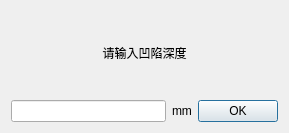
<?xml version="1.0" encoding="UTF-8"?>
<ui version="4.0">
 <class>Input</class>
 <widget class="QDialog" name="Input">
  <property name="geometry">
   <rect>
    <x>0</x>
    <y>0</y>
    <width>289</width>
    <height>133</height>
   </rect>
  </property>
  <property name="windowTitle">
   <string>Dialog</string>
  </property>
  <layout class="QGridLayout" name="gridLayout">
   <item row="0" column="0">
    <widget class="QLabel" name="label">
     <property name="text">
      <string>请输入凹陷深度</string>
     </property>
     <property name="alignment">
      <set>Qt::AlignCenter</set>
     </property>
    </widget>
   </item>
   <item row="1" column="0">
    <layout class="QHBoxLayout" name="horizontalLayout">
     <item>
      <widget class="QLineEdit" name="lineEdit"/>
     </item>
     <item>
      <widget class="QLabel" name="label_unit">
       <property name="text">
        <string>mm</string>
       </property>
      </widget>
     </item>
     <item>
      <widget class="QPushButton" name="pushButton">
       <property name="text">
        <string>OK</string>
       </property>
      </widget>
     </item>
    </layout>
   </item>
  </layout>
 </widget>
 <resources/>
 <connections/>
</ui>
